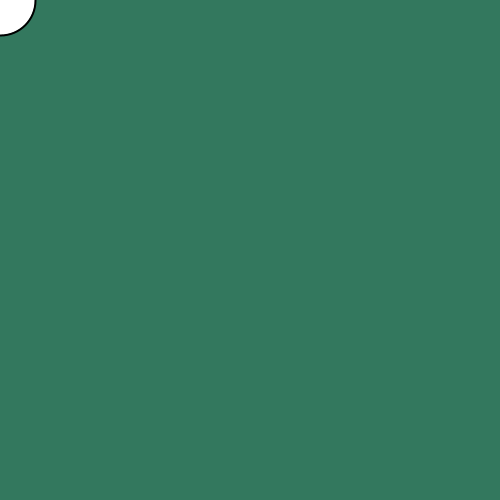
Frame 1 (no input)
Frame 60 (the mouse pressed at the canvas centre just before this capture): identical to frame 1, image omitted
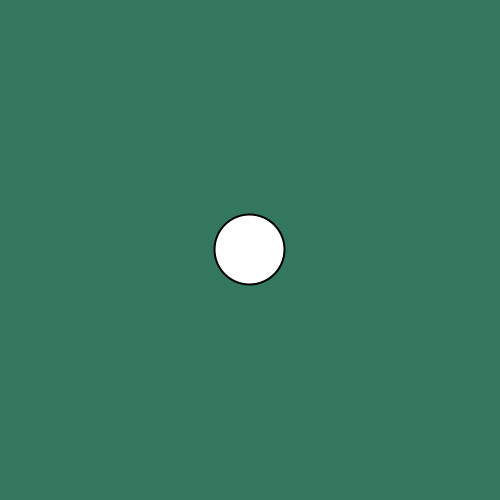
Frame 120 (the mouse held since frame 60 and released just before this capture)

The Processing sketch that drew these frames (run headless with seeded random() and noise(); from frame 60 on, the mouse is pressed at the canvas centre):

// Processing sketch: processing_112552
// ── processing_112552.pde

float x;
float y;
float easing = 0.1;

void setup() {
  size(500, 500); 
  stroke(0,0,0);
  strokeWeight(2); 
}

void draw() { 
  background(51,120,94);
  
  float targetX = mouseX;
  float dx = targetX - x;
  if(abs(dx) > 1) {
    x += dx * easing;
  }
  
  float targetY = mouseY;
  float dy = targetY - y;
  if(abs(dy) > 1) {
    y += dy * easing;
  }
  
  ellipse(x, y, 70, 70);
}
